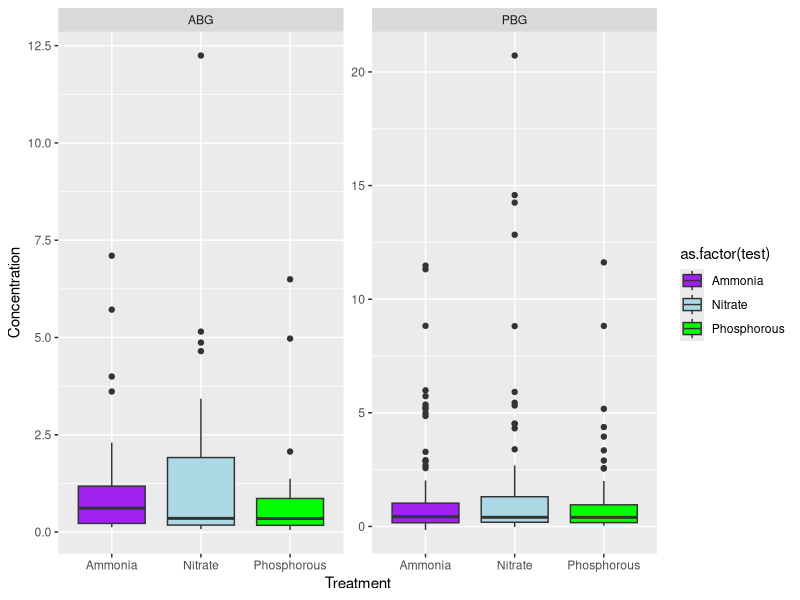
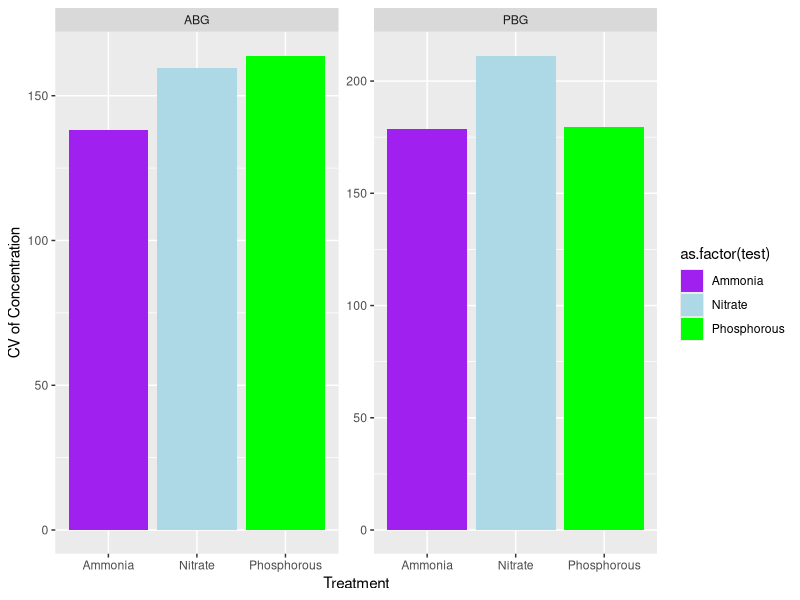

Reproduce these figures in R, in order.
## ---- chunk 1
knitr::opts_chunk$set(echo = TRUE)
## ---- chunk 2
library(tidyverse)
PBG_N <- read.csv('PBG_N_compiled_raw_2021.csv')
PBG_P <- read.csv('PBG_P_compiled_raw_2021.csv')
PBG_trts <- read.csv('PBG_trts.csv')
## ---- chunk 3
PBG_bind <- rbind(PBG_N, PBG_P) %>% 
  filter(grepl('U', sample)) %>% 
  group_by(Sample) %>% 
  filter(dilution==max(dilution)) %>% 
  ungroup() %>% 
  separate(col=Sample, into=c('watershed', 'transect', 'plot', 'N_P'), sep='-') %>% 
  merge(PBG_trts) %>% 
  select(watershed, plot, concentration, units, test, treatment) %>% 
  mutate(test=ifelse(test %in% c('HCl PO4_1','KCl Ammonia 10','KCL NO3_NO2 2'),c('Phosphorous','Ammonia', 'Nitrate'),test))
## ---- chunk 4
ggplot(PBG_bind, aes(test, as.numeric(concentration), fill=as.factor(test))) + geom_boxplot() + facet_wrap(~treatment, scales='free') +scale_fill_manual(values=c('purple', 'light blue', 'green')) + xlab('Treatment') + ylab('Concentration')
## ---- chunk 5
cv <- function(x) 100* (sd(x, na.rm =TRUE)/mean(x, na.rm=TRUE))

cv_frame <- PBG_bind %>% 
  group_by(treatment, test) %>% 
  summarize(cv=cv(as.numeric(concentration))) %>% 
  ungroup()
## ---- chunk 6
ggplot(cv_frame, aes(x=test, y=as.numeric(cv), fill=as.factor(test))) + 
  geom_bar(stat='identity') +
  facet_wrap(~treatment, scales='free') +scale_fill_manual(values=c('purple', 'light blue', 'green')) + xlab('Treatment') + ylab('CV of Concentration')
